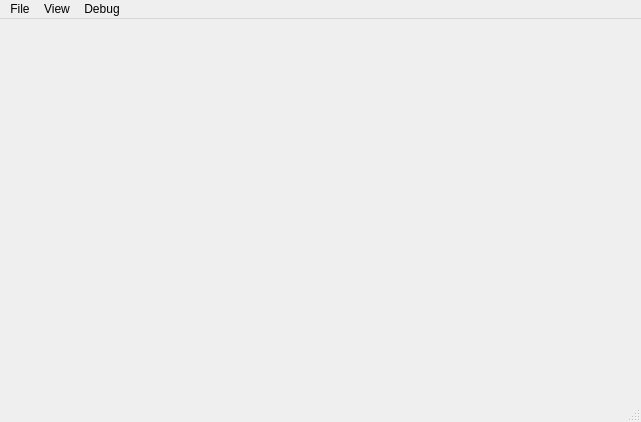
<?xml version="1.0" encoding="UTF-8"?>
<ui version="4.0">
 <class>MainWindow</class>
 <widget class="QMainWindow" name="MainWindow">
  <property name="geometry">
   <rect>
    <x>0</x>
    <y>0</y>
    <width>641</width>
    <height>422</height>
   </rect>
  </property>
  <property name="windowTitle">
   <string>[No Project]</string>
  </property>
  <property name="dockNestingEnabled">
   <bool>false</bool>
  </property>
  <widget class="UserInterface::QuadGridWidget" name="gridWidget"/>
  <widget class="QMenuBar" name="menuBar">
   <property name="geometry">
    <rect>
     <x>0</x>
     <y>0</y>
     <width>641</width>
     <height>21</height>
    </rect>
   </property>
   <widget class="QMenu" name="menuView">
    <property name="title">
     <string>View</string>
    </property>
    <widget class="QMenu" name="menuDocks">
     <property name="title">
      <string>Docks</string>
     </property>
     <addaction name="actionFile_Tree"/>
     <addaction name="actionProject_Metadata"/>
    </widget>
    <addaction name="menuDocks"/>
   </widget>
   <widget class="QMenu" name="menuFile">
    <property name="title">
     <string>File</string>
    </property>
    <addaction name="actionNew_Project"/>
    <addaction name="actionOpen_Project"/>
    <addaction name="actionSave_Project"/>
    <addaction name="actionSave_Project_As"/>
    <addaction name="actionClose_Project"/>
    <addaction name="separator"/>
    <addaction name="actionQuit"/>
   </widget>
   <widget class="QMenu" name="menuDebug">
    <property name="title">
     <string>Debug</string>
    </property>
    <addaction name="action_DebugWidget_Framebuffers"/>
   </widget>
   <addaction name="menuFile"/>
   <addaction name="menuView"/>
   <addaction name="menuDebug"/>
  </widget>
  <widget class="QStatusBar" name="statusBar"/>
  <action name="actionFile_Tree">
   <property name="checkable">
    <bool>true</bool>
   </property>
   <property name="checked">
    <bool>true</bool>
   </property>
   <property name="text">
    <string>File Tree</string>
   </property>
  </action>
  <action name="actionSave_Project">
   <property name="text">
    <string>Save Project</string>
   </property>
   <property name="shortcut">
    <string>Ctrl+S</string>
   </property>
  </action>
  <action name="actionSave_Project_As">
   <property name="text">
    <string>Save Project As...</string>
   </property>
   <property name="shortcut">
    <string>Ctrl+Shift+S</string>
   </property>
  </action>
  <action name="actionOpen_Project">
   <property name="text">
    <string>Open Project...</string>
   </property>
   <property name="shortcut">
    <string>Ctrl+O</string>
   </property>
  </action>
  <action name="actionNew_Project">
   <property name="text">
    <string>New Project</string>
   </property>
   <property name="shortcut">
    <string>Ctrl+N</string>
   </property>
  </action>
  <action name="actionClose_Project">
   <property name="text">
    <string>Close Project</string>
   </property>
   <property name="shortcut">
    <string>Alt+Q</string>
   </property>
  </action>
  <action name="actionProject_Metadata">
   <property name="checkable">
    <bool>true</bool>
   </property>
   <property name="text">
    <string>Project Metadata</string>
   </property>
  </action>
  <action name="actionQuit">
   <property name="text">
    <string>Quit</string>
   </property>
  </action>
  <action name="action_DebugWidget_Framebuffers">
   <property name="checkable">
    <bool>true</bool>
   </property>
   <property name="text">
    <string>Frame buffers</string>
   </property>
  </action>
 </widget>
 <layoutdefault spacing="6" margin="11"/>
 <customwidgets>
  <customwidget>
   <class>UserInterface::QuadGridWidget</class>
   <extends>QWidget</extends>
   <header>user-interface/arrangeable-tabs/widget/quadgridwidget.h</header>
   <container>1</container>
  </customwidget>
 </customwidgets>
 <resources/>
 <connections>
  <connection>
   <sender>actionOpen_Project</sender>
   <signal>triggered()</signal>
   <receiver>MainWindow</receiver>
   <slot>menuOpenProject()</slot>
   <hints>
    <hint type="sourcelabel">
     <x>-1</x>
     <y>-1</y>
    </hint>
    <hint type="destinationlabel">
     <x>320</x>
     <y>210</y>
    </hint>
   </hints>
  </connection>
  <connection>
   <sender>actionSave_Project</sender>
   <signal>triggered()</signal>
   <receiver>MainWindow</receiver>
   <slot>menuSaveCurrentProject()</slot>
   <hints>
    <hint type="sourcelabel">
     <x>-1</x>
     <y>-1</y>
    </hint>
    <hint type="destinationlabel">
     <x>320</x>
     <y>210</y>
    </hint>
   </hints>
  </connection>
  <connection>
   <sender>actionSave_Project_As</sender>
   <signal>triggered()</signal>
   <receiver>MainWindow</receiver>
   <slot>menuSaveCurrentProjectAs()</slot>
   <hints>
    <hint type="sourcelabel">
     <x>-1</x>
     <y>-1</y>
    </hint>
    <hint type="destinationlabel">
     <x>320</x>
     <y>210</y>
    </hint>
   </hints>
  </connection>
  <connection>
   <sender>actionNew_Project</sender>
   <signal>triggered()</signal>
   <receiver>MainWindow</receiver>
   <slot>menuNewProject()</slot>
   <hints>
    <hint type="sourcelabel">
     <x>-1</x>
     <y>-1</y>
    </hint>
    <hint type="destinationlabel">
     <x>320</x>
     <y>210</y>
    </hint>
   </hints>
  </connection>
  <connection>
   <sender>actionClose_Project</sender>
   <signal>triggered()</signal>
   <receiver>MainWindow</receiver>
   <slot>menuCloseProject()</slot>
   <hints>
    <hint type="sourcelabel">
     <x>-1</x>
     <y>-1</y>
    </hint>
    <hint type="destinationlabel">
     <x>320</x>
     <y>210</y>
    </hint>
   </hints>
  </connection>
 </connections>
 <slots>
  <slot>menuOpenProject()</slot>
  <slot>menuSaveCurrentProjectAs()</slot>
  <slot>menuSaveCurrentProject()</slot>
  <slot>menuNewProject()</slot>
  <slot>menuCloseProject()</slot>
 </slots>
</ui>
